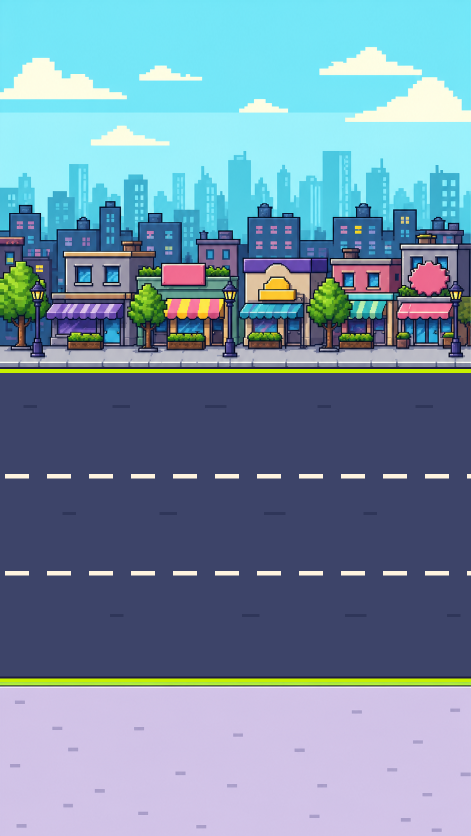
#> input picture visual-references/env-001-gameplay-still-concept-v2.png, 941 x 1672 px, found by its file name (shown at 1/2 size)
$ python build_environment_parallax_v1.py
#> lines starting #> are read from the running program, lines starting #| are printed output that depends on the picture
"""Derive the first parallax runtime set from the approved environment still master."""

from __future__ import annotations

from dataclasses import dataclass
from hashlib import sha256
import json
from pathlib import Path

from PIL import Image


MASTER = Path("visual-references/env-001-gameplay-still-concept-v2.png")
MASTER_METADATA = Path("visual-references/env-001-gameplay-still-concept-v2.json")
REVIEW_COMPARISON = Path(
    "visual-references/environment-parallax-v1-master-runtime-comparison.png"
)
RUNTIME_DIRECTORY = Path("public/assets/game/environment")
APPROVED_MASTER_SHA256 = "a4c09eb3cf36b043717759931611ef84bff353c79775ebad10c59ebde027bb12"


@dataclass(frozen=True)
class LayerSpec:
    asset_id: str
    texture_key: str
    source_box: tuple[int, int, int, int]
    output_size: tuple[int, int]
    runtime_name: str
    status: str
    alpha_mode: str
    layer: str
    parallax_speed: float
    runtime_position: tuple[int, int]
    runtime_scale: tuple[float, float]


LAYERS = (
    LayerSpec(
        asset_id="ENV-001",
        texture_key="environment-sky-v1",
        source_box=(0, 0, 941, 331),
        output_size=(512, 180),
        runtime_name="env-001-sky-v1",
        status="integrated",
        alpha_mode="opaque-source-crop",
        layer="sky",
        parallax_speed=0.10,
        runtime_position=(0, 0),
        runtime_scale=(360 / 512, 360 / 512),
    ),
    LayerSpec(
        asset_id="ENV-002",
        texture_key="environment-far-skyline-v1",
        source_box=(0, 300, 941, 535),
        output_size=(512, 128),
        runtime_name="env-002-far-skyline-v1",
        status="integrated",
        alpha_mode="remove-cyan-sky",
        layer="far-skyline",
        parallax_speed=0.40,
        runtime_position=(0, 115),
        runtime_scale=(360 / 512, 360 / 512),
    ),
    LayerSpec(
        asset_id="ENV-003",
        texture_key="environment-mid-city-v1",
        source_box=(0, 387, 941, 681),
        output_size=(512, 160),
        runtime_name="env-003-mid-city-v1",
        status="integrated",
        alpha_mode="remove-cyan-sky",
        layer="mid-city",
        parallax_speed=0.80,
        runtime_position=(0, 148),
        runtime_scale=(360 / 512, 360 / 512),
    ),
    LayerSpec(
        asset_id="ENV-004",
        texture_key="environment-near-street-a-v1",
        source_box=(0, 468, 941, 737),
        output_size=(768, 220),
        runtime_name="env-004-near-street-a-v1",
        status="integrated",
        alpha_mode="opaque-source-crop",
        layer="near-street",
        parallax_speed=1.20,
        runtime_position=(0, 179),
        runtime_scale=(360 / 768, 360 / 768),
    ),
    LayerSpec(
        asset_id="ENV-006",
        texture_key="environment-road-v1",
        source_box=(0, 737, 941, 1364),
        output_size=(512, 240),
        runtime_name="env-006-road-v1",
        status="integrated",
        alpha_mode="opaque-source-crop",
        layer="road",
        parallax_speed=4.00,
        runtime_position=(0, 282),
        runtime_scale=(360 / 512, 1.0),
    ),
    LayerSpec(
        asset_id="ENV-008",
        texture_key="environment-foreground-accents-v1",
        source_box=(0, 1364, 941, 1672),
        output_size=(512, 128),
        runtime_name="env-008-foreground-accents-v1",
        status="integrated",
        alpha_mode="opaque-source-crop",
        layer="foreground-accents",
        parallax_speed=0.30,
        runtime_position=(0, 522),
        runtime_scale=(360 / 512, 118 / 128),
    ),
)


def file_hash(path: Path) -> str:
    return sha256(path.read_bytes()).hexdigest()


def remove_cyan_sky(image: Image.Image) -> Image.Image:
    result = image.convert("RGBA")
    pixels = result.load()
    for y in range(result.height):
        for x in range(result.width):
            red, green, blue, _alpha = pixels[x, y]
            if 100 <= red <= 200 and green >= 210 and blue >= 230:
                pixels[x, y] = (red, green, blue, 0)
    return result


def render_layer(master: Image.Image, spec: LayerSpec) -> Image.Image:
    layer = master.crop(spec.source_box).convert("RGBA")
    if spec.alpha_mode == "remove-cyan-sky":
        layer = remove_cyan_sky(layer)
    elif spec.alpha_mode != "opaque-source-crop":
        raise ValueError(f"Unknown alpha mode: {spec.alpha_mode}")
    return layer.resize(spec.output_size, Image.Resampling.NEAREST)


def write_json(path: Path, value: dict[str, object]) -> None:
    path.write_text(
        json.dumps(value, ensure_ascii=False, indent=2) + "\n",
        encoding="utf-8",
    )


def write_review_comparison(
    master: Image.Image,
    rendered_layers: list[tuple[LayerSpec, Image.Image]],
) -> None:
    runtime_preview = Image.new("RGBA", (360, 640), (115, 230, 247, 255))
    for spec, image in rendered_layers:
        display_size = (
            round(image.width * spec.runtime_scale[0]),
            round(image.height * spec.runtime_scale[1]),
        )
        display = image.resize(display_size, Image.Resampling.NEAREST)
        runtime_preview.alpha_composite(display, spec.runtime_position)

    master_preview = master.resize((360, 640), Image.Resampling.NEAREST)
    comparison = Image.new("RGBA", (720, 640), (29, 29, 27, 255))
    comparison.alpha_composite(master_preview, (0, 0))
    comparison.alpha_composite(runtime_preview, (360, 0))
    comparison.save(REVIEW_COMPARISON)


def main() -> None:
    if file_hash(MASTER) != APPROVED_MASTER_SHA256:
        raise RuntimeError(
            "The approved environment master changed. Create a new versioned master and decision before export."
        )

    RUNTIME_DIRECTORY.mkdir(parents=True, exist_ok=True)
    with Image.open(MASTER) as source:
#> source is the input picture: PIL image 941x1672 RGBA; mean R, G, B, A 115.8, 143.9, 166.3, 255
        master = source.convert("RGBA")

    master_metadata = {
        "assetId": "ENV-SCENE-001",
        "version": "v2",
        "status": "approved-master",
        "approvedOn": "2026-08-20",
        "path": MASTER.as_posix(),
        "canvas": {"width": master.width, "height": master.height},
        "runtimeViewport": {"width": 360, "height": 640},
        "runtimeBandGuides": {
            "roadTop": 282,
            "roadBottom": 522,
            "laneSeparators": [363, 437],
        },
        "sha256": APPROVED_MASTER_SHA256,
        "provenance": {
            "generatedCandidate": "visual-references/env-001-gameplay-still-concept-v1.png",
            "compositionScript": "scripts/build_environment_still_candidate.py",
            "note": "The owner approved this exact v2 composition as the immutable visual master.",
        },
    }
    write_json(MASTER_METADATA, master_metadata)

    rendered_layers: list[tuple[LayerSpec, Image.Image]] = []
    for spec in LAYERS:
        image = render_layer(master, spec)
        rendered_layers.append((spec, image))
        runtime_path = RUNTIME_DIRECTORY / f"{spec.runtime_name}.png"
        metadata_path = RUNTIME_DIRECTORY / f"{spec.runtime_name}.json"
        image.save(runtime_path)
        write_json(
            metadata_path,
            {
                "assetId": spec.asset_id,
                "version": "v1",
                "status": spec.status,
                "runtime": {
                    "path": runtime_path.as_posix(),
                    "canvas": {"width": image.width, "height": image.height},
                    "sha256": file_hash(runtime_path),
                },
                "production": {
                    "script": "scripts/build_environment_parallax_v1.py",
                    "approvedMaster": MASTER.as_posix(),
                    "approvedMasterSha256": APPROVED_MASTER_SHA256,
                    "sourceBox": list(spec.source_box),
                    "alphaExtraction": spec.alpha_mode,
                    "offlineResizeCount": 1,
                    "resizeFilter": "nearest-neighbor",
                    "paletteQuantization": "none",
                    "phaserTextureFilter": "nearest",
                },
                "runtimePlacement": {
                    "textureKey": spec.texture_key,
                    "layer": spec.layer,
                    "position": {"x": spec.runtime_position[0], "y": spec.runtime_position[1]},
                    "scale": {"x": spec.runtime_scale[0], "y": spec.runtime_scale[1]},
                    "scrollPixelsPerSecond": spec.parallax_speed,
                },
            },
        )
        print(
            f"{spec.asset_id}: {image.width}x{image.height}, "
            f"source={spec.source_box}, speed={spec.parallax_speed}"
        )
#> this loop made 6 passes
#> pass 1, in render_layer, `layer = master.crop(spec.source_box).convert("RGBA")`:
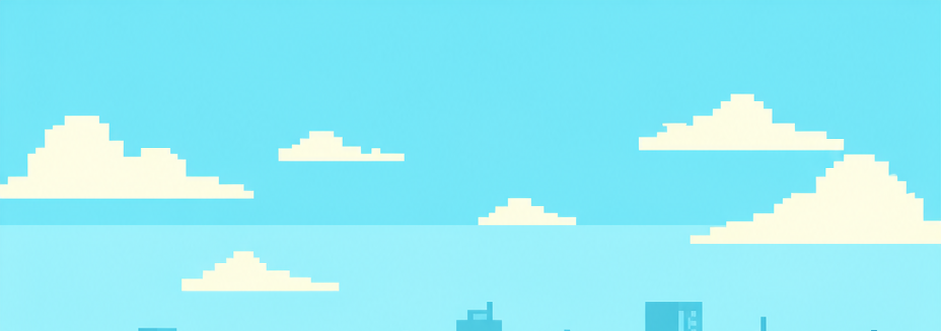
#> layer: PIL image 941x331 RGBA; mean R, G, B, A 142.6, 235.7, 246, 255
#> after the loop:
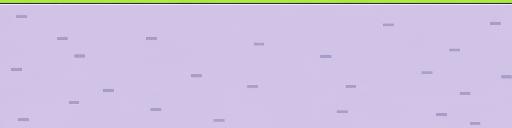
#> image: PIL image 512x128 RGBA; mean R, G, B, A 206.7, 194.2, 225.3, 255
#> after the loop, rendered_layers = 6 items

    write_review_comparison(master, rendered_layers)
#> in write_review_comparison, `runtime_preview = Image.new("RGBA", (360, 640), (115, 230, 247, 255))`:
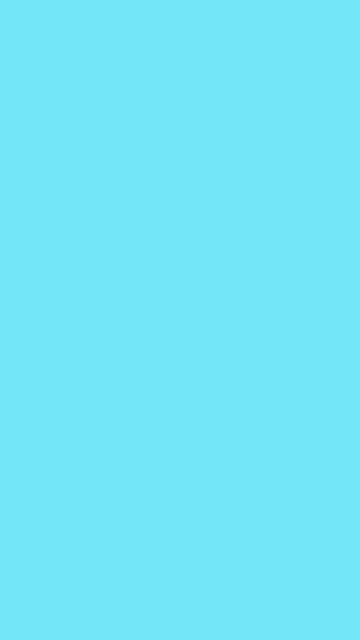
#> runtime_preview: PIL image 360x640 RGBA; mean R, G, B, A 115, 230, 247, 255
#> the loop in write_review_comparison, `for spec, image in rendered_layers:` made 6 passes
#> display_size on passes 1 to 6: (360, 127), (360, 90), (360, 112), (360, 103), (360, 240), (360, 118)
#> pass 3, in write_review_comparison, `display = image.resize(display_size, Image.Resampling.NEAREST)`:
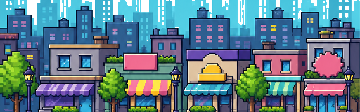
#> display: PIL image 360x112 RGBA; mean R, G, B, A 89.6, 122.7, 137, 246.2; transparent parts drawn white
#> after the loop in write_review_comparison, `for spec, image in rendered_layers:`:
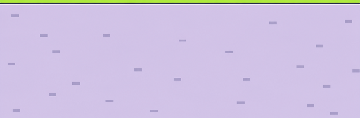
#> display: PIL image 360x118 RGBA; mean R, G, B, A 206.5, 194.2, 224.9, 255
#> after the loop in write_review_comparison, `for spec, image in rendered_layers:`:
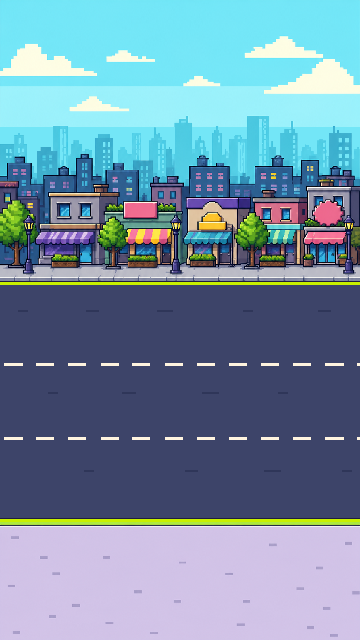
#> runtime_preview: PIL image 360x640 RGBA; mean R, G, B, A 114.9, 143.7, 166, 255
#> in write_review_comparison, `comparison.alpha_composite(runtime_preview, (360, 0))`:
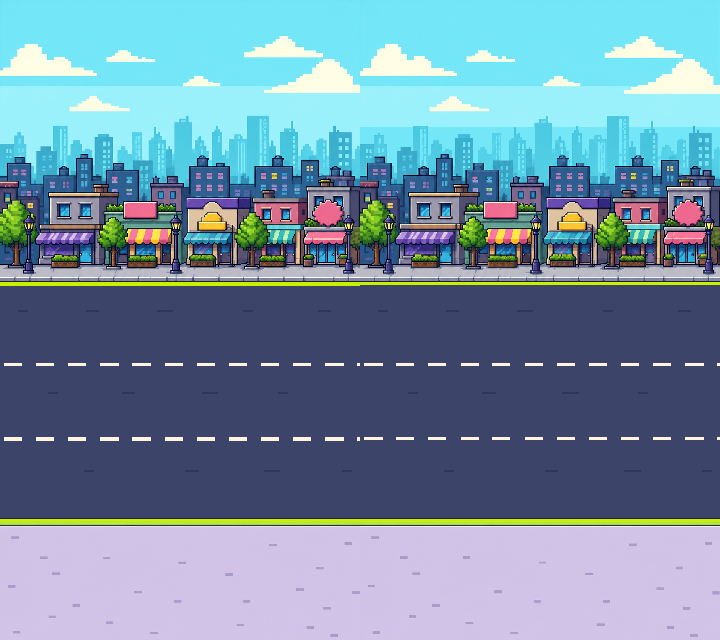
#> comparison: PIL image 720x640 RGBA; mean R, G, B, A 115.5, 144, 166.1, 255
    print(f"review={REVIEW_COMPARISON}")


if __name__ == "__main__":
    main()
